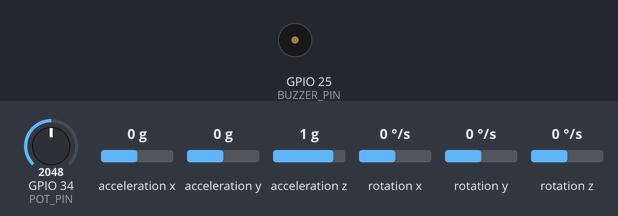
Bench run of a sketch on a simulated ESP32. Shown: buzzer (waves = sounding). Wiring (from diagram.json): MPU-6050 motion sensor at I2C address 0x68. The inputs (shaded band) are chosen by the test bench; at power-on: acceleration x 0 g, GPIO 34 (POT_PIN) = 2048, acceleration y 0 g, acceleration z 1 g, rotation x 0 °/s, rotation y 0 °/s, rotation z 0 °/s. What the sketch prints to the serial monitor is not drawn.

Above: at 2.6 s.
2.7 s: acceleration x set to -1.4 g
4.2 s: GPIO 34 (POT_PIN) set to 2866
5.7 s: acceleration y set to -1.4 g
At 8.66 s:
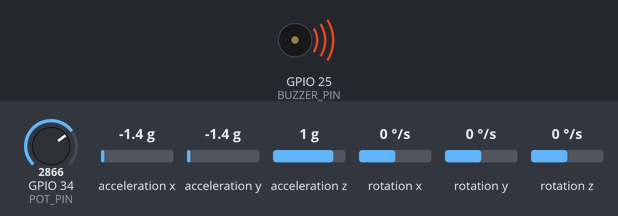
8.7 s: acceleration z set to -1.4 g
10.3 s: GPIO 34 (POT_PIN) set to 3972
11.8 s: rotation x set to -192 °/s
Timing chart, 0 to 14.3 s (numbered marks = the images above; inputs shaded):
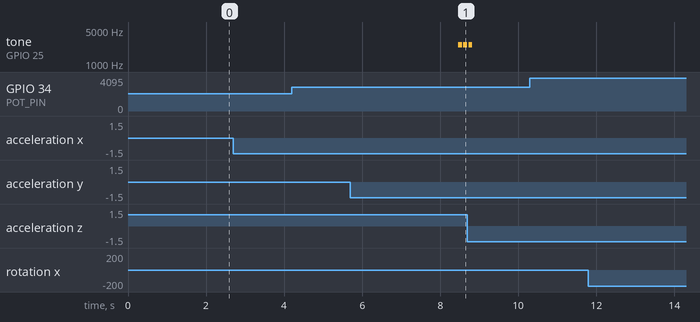

The sketch:

firmware.ino
```cpp
#include <Wire.h>
#include <Arduino.h>

// --- Pin Definitions ---
#define I2C_SDA_PIN 21
#define I2C_SCL_PIN 22
#define POT_PIN 34
#define BUZZER_PIN 25

// --- MPU6050 Register Map ---
#define MPU6050_ADDR         0x68
#define MPU6050_PWR_MGMT_1   0x6B
#define MPU6050_ACCEL_XOUT_H 0x3B
#define MPU6050_GYRO_XOUT_H  0x43

// --- Constants ---
const float RAD_TO_DEG_CONST = 180.0 / PI;
const float ACCEL_SCALE = 16384.0; // LSB/g for +/- 2g range
const float GYRO_SCALE = 131.0;     // LSB/(deg/s) for +/- 250 deg/s range
const float ALPHA = 0.98;           // Complementary filter coefficient
const float DT = 0.05;              // Sample period in seconds (20Hz)

// --- Strain / Buzzer Alert Constants ---
// These mirror dashboard/analytics.py's WristRiskAnalyzer thresholds
// (NEUTRAL_THRESHOLD_DEG / MODERATE_THRESHOLD_DEG) so an on-device
// "MEDIUM"/"HIGH" alert always matches what the dashboard is showing.
const float MEDIUM_STRAIN_THRESHOLD_DEG = 15.0;
const float HIGH_STRAIN_THRESHOLD_DEG   = 30.0;

// "Prolonged" strain: how long a deviation has to be sustained,
// continuously, before it counts as strain worth alerting on.
const unsigned long MEDIUM_STRAIN_DURATION_MS = 15000; // 15s of moderate bend
const unsigned long HIGH_STRAIN_DURATION_MS   = 5000;  // 5s of severe bend

// Minimum time between two buzzer alerts, regardless of level. Prevents
// alarm fatigue — if the wrist stays bent, the buzzer reminds periodically
// every ALERT_COOLDOWN_MS rather than beeping continuously.
const unsigned long ALERT_COOLDOWN_MS = 20000; // 20s

// --- Global Variables ---
float pitch = 0.0;
float roll = 0.0;
unsigned long lastSampleTime = 0;

// Strain-tracking state for the buzzer
bool inStrain = false;              // true while |pitch| or |roll| exceeds MEDIUM threshold
unsigned long strainStartTime = 0;  // millis() timestamp when the current strain streak began
unsigned long lastAlertTime = 0;    // millis() timestamp of the last buzzer alert (0 = none yet)
int lastAlertLevel = 0;             // 0 = none, 1 = MEDIUM, 2 = HIGH — reported in telemetry

// Gyroscope calibration biases
float gyroBiasX = 0.0;
float gyroBiasY = 0.0;
float gyroBiasZ = 0.0;

// Last valid sensor readings (used as fallback if I2C read fails)
float ax = 0.0, ay = 0.0, az = 1.0;
float gx = 0.0, gy = 0.0, gz = 0.0;

// Function declarations
void initMPU6050();
void calibrateGyro();
bool readSensorData(float &ax, float &ay, float &az, float &gx, float &gy, float &gz);
void updateComplementaryFilter(float ax, float ay, float az, float gx, float gy);
float readHeading();
void updateStrainAndBuzzer(unsigned long currentTime);
void soundMediumAlert();
void soundHighAlert();

void setup() {
  Serial.begin(115200);

  // Initialize I2C on specified pins
  Wire.begin(I2C_SDA_PIN, I2C_SCL_PIN);

  // Initialize MPU6050
  initMPU6050();

  // Calibrate gyroscope while stationary
  Serial.println("Keep wrist still for calibration...");
  calibrateGyro();

  // Configure potentiometer pin
  pinMode(POT_PIN, INPUT);

  // Configure buzzer pin (starts silent)
  pinMode(BUZZER_PIN, OUTPUT);
  noTone(BUZZER_PIN);

  lastSampleTime = millis();
}

void loop() {
  unsigned long currentTime = millis();

  // Maintain approximately 20Hz output rate (50ms interval)
  if (currentTime - lastSampleTime >= 50) {
    lastSampleTime = currentTime;

    // 1. Read raw sensor values (updates variables only if read succeeds)
    readSensorData(ax, ay, az, gx, gy, gz);

    // 2. Calculate pitch and roll using complementary filter
    updateComplementaryFilter(ax, ay, az, gx, gy);

    // 3. Read potentiometer and map to simulated heading
    float heading = readHeading();

    // 4. Evaluate sustained strain and fire the buzzer if warranted
    updateStrainAndBuzzer(currentTime);

    // 5. Output newline-delimited JSON
    // "alert" reports what the buzzer last fired for this loop iteration:
    // "none", "medium", or "high" — so the dashboard can display it too.
    Serial.print("{");
    Serial.print("\"timestamp\":"); Serial.print(currentTime); Serial.print(",");
    Serial.print("\"pitch\":"); Serial.print(pitch, 2); Serial.print(",");
    Serial.print("\"roll\":"); Serial.print(roll, 2); Serial.print(",");
    Serial.print("\"heading\":"); Serial.print(heading, 2); Serial.print(",");
    Serial.print("\"ax\":"); Serial.print(ax, 4); Serial.print(",");
    Serial.print("\"ay\":"); Serial.print(ay, 4); Serial.print(",");
    Serial.print("\"az\":"); Serial.print(az, 4); Serial.print(",");
    Serial.print("\"gx\":"); Serial.print(gx, 4); Serial.print(",");
    Serial.print("\"gy\":"); Serial.print(gy, 4); Serial.print(",");
    Serial.print("\"gz\":"); Serial.print(gz, 4); Serial.print(",");
    Serial.print("\"alert\":\"");
    if (lastAlertLevel == 2) Serial.print("high");
    else if (lastAlertLevel == 1) Serial.print("medium");
    else Serial.print("none");
    Serial.print("\"");
    Serial.println("}");
  }
}

/**
 * Configures the MPU6050 by waking it up from sleep mode.
 */
void initMPU6050() {
  Wire.beginTransmission(MPU6050_ADDR);
  Wire.write(MPU6050_PWR_MGMT_1);
  Wire.write(0); // Set to 0 to wake up the MPU-6050
  Wire.endTransmission(true);
  delay(100); // Wait for sensor to stabilize
}

/**
 * Collects gyroscope samples while stationary to calculate and set calibration biases.
 */
void calibrateGyro() {
  const int calibrationSamples = 200;
  float sumX = 0.0;
  float sumY = 0.0;
  float sumZ = 0.0;
  int validSamples = 0;

  for (int i = 0; i < calibrationSamples; i++) {
    float taX, taY, taZ, tgX, tgY, tgZ;
    if (readSensorData(taX, taY, taZ, tgX, tgY, tgZ)) {
      // Add back the uncalibrated gyro values to sum them up
      sumX += tgX;
      sumY += tgY;
      sumZ += tgZ;
      validSamples++;
    }
    delay(5);
  }

  if (validSamples > 0) {
    gyroBiasX = sumX / (float)validSamples;
    gyroBiasY = sumY / (float)validSamples;
    gyroBiasZ = sumZ / (float)validSamples;
  }
}

/**
 * Reads raw accelerometer and gyroscope data from MPU6050 and converts them to physical units.
 * Returns true if the read was successful, false otherwise.
 */
bool readSensorData(float &ax_out, float &ay_out, float &az_out, float &gx_out, float &gy_out, float &gz_out) {
  // Read 14 bytes starting from ACCEL_XOUT_H (accelerometer, temperature, gyroscope)
  Wire.beginTransmission(MPU6050_ADDR);
  Wire.write(MPU6050_ACCEL_XOUT_H);
  if (Wire.endTransmission(false) != 0) {
    return false; // I2C Transmission failed
  }

  if (Wire.requestFrom(MPU6050_ADDR, 14, true) != 14) {
    return false; // Failed to receive 14 bytes
  }

  int16_t rawAx = (Wire.read() << 8) | Wire.read();
  int16_t rawAy = (Wire.read() << 8) | Wire.read();
  int16_t rawAz = (Wire.read() << 8) | Wire.read();

  // Skip temperature bytes
  Wire.read();
  Wire.read();

  int16_t rawGx = (Wire.read() << 8) | Wire.read();
  int16_t rawGy = (Wire.read() << 8) | Wire.read();
  int16_t rawGz = (Wire.read() << 8) | Wire.read();

  // Convert raw values to physical units (g for accel, deg/s for gyro)
  ax_out = (float)rawAx / ACCEL_SCALE;
  ay_out = (float)rawAy / ACCEL_SCALE;
  az_out = (float)rawAz / ACCEL_SCALE;

  // Convert gyro and subtract calibration biases
  gx_out = ((float)rawGx / GYRO_SCALE) - gyroBiasX;
  gy_out = ((float)rawGy / GYRO_SCALE) - gyroBiasY;
  gz_out = ((float)rawGz / GYRO_SCALE) - gyroBiasZ;

  return true;
}

/**
 * Calculates pitch and roll using a complementary filter.
 *
 * The complementary filter combines:
 * 1. Gyroscope integration: High-pass filtered. Accurate in the short term, but drifts over time.
 *    - Gyroscope Y (gy) is integrated for pitch.
 *    - Gyroscope X (gx) is integrated for roll.
 * 2. Accelerometer tilt: Low-pass filtered. Noisy in the short term due to movement, but stable in the long term.
 *
 * Formula: Angle = ALPHA * (Angle + GyroRate * DT) + (1 - ALPHA) * AccelAngle
 */
void updateComplementaryFilter(float ax, float ay, float az, float gx, float gy) {
  // Calculate pitch and roll angles from accelerometer data
  // pitch = atan2(-ax, sqrt(ay^2 + az^2))
  // roll = atan2(ay, az)
  float accelPitch = atan2(-ax, sqrt(ay * ay + az * az)) * RAD_TO_DEG_CONST;
  float accelRoll = atan2(ay, az) * RAD_TO_DEG_CONST;

  // Apply complementary filter with corrected axis mapping:
  // Gyro Y integrates into pitch, Gyro X integrates into roll.
  pitch = ALPHA * (pitch + gy * DT) + (1.0 - ALPHA) * accelPitch;
  roll = ALPHA * (roll + gx * DT) + (1.0 - ALPHA) * accelRoll;

  // Safety clamp: bounds output to a generous realistic wrist range so an
  // overdriven simulator (or sensor glitch) can't produce nonsense values.
  pitch = constrain(pitch, -120.0, 120.0);
  roll = constrain(roll, -120.0, 120.0);
}

/**
 * Reads the potentiometer value and maps it to a simulated heading (0 to 360 degrees).
 */
float readHeading() {
  int rawPot = analogRead(POT_PIN);
  // ESP32 ADC is 12-bit (0 - 4095)
  float heading = (float)rawPot * 360.0 / 4095.0;
  return heading;
}

/**
 * Tracks how long the wrist has continuously been bent past the MEDIUM
 * threshold, and fires the buzzer once that streak crosses the MEDIUM or
 * HIGH duration threshold — subject to a shared cooldown so it reminds
 * periodically instead of nagging continuously.
 *
 * Reset behavior: the streak resets the moment the wrist returns to a
 * neutral posture (below MEDIUM_STRAIN_THRESHOLD_DEG). This rewards
 * taking a break — even a brief one — with a clean slate, rather than
 * accumulating strain across the whole session.
 */
void updateStrainAndBuzzer(unsigned long currentTime) {
  float maxDeviation = max(fabs(pitch), fabs(roll));
  lastAlertLevel = 0; // default: nothing fired this loop iteration

  if (maxDeviation <= MEDIUM_STRAIN_THRESHOLD_DEG) {
    // Neutral posture — clear the strain streak and do nothing else.
    inStrain = false;
    strainStartTime = 0;
    return;
  }

  // Wrist is bent past the MEDIUM threshold. Start (or continue) the streak.
  if (!inStrain) {
    inStrain = true;
    strainStartTime = currentTime;
  }
  unsigned long strainDuration = currentTime - strainStartTime;

  bool cooldownElapsed = (lastAlertTime == 0) ||
                          (currentTime - lastAlertTime >= ALERT_COOLDOWN_MS);
  if (!cooldownElapsed) {
    return; // still within the cooldown window since the last alert
  }

  if (maxDeviation > HIGH_STRAIN_THRESHOLD_DEG && strainDuration >= HIGH_STRAIN_DURATION_MS) {
    soundHighAlert();
    lastAlertTime = currentTime;
    lastAlertLevel = 2;
  } else if (strainDuration >= MEDIUM_STRAIN_DURATION_MS) {
    soundMediumAlert();
    lastAlertTime = currentTime;
    lastAlertLevel = 1;
  }
}

/**
 * Gentle single beep — moderate, sustained deviation. A soft nudge.
 * Uses tone()/delay() for simplicity; the ~150ms pause is a deliberate
 * trade-off (a couple of skipped 50ms sensor samples) for simple,
 * easy-to-follow code, since it fires at most once every cooldown window.
 */
void soundMediumAlert() {
  tone(BUZZER_PIN, 1500, 120);
  delay(150);
  noTone(BUZZER_PIN);
}

/**
 * Urgent triple beep — severe, sustained deviation.
 */
void soundHighAlert() {
  for (int i = 0; i < 3; i++) {
    tone(BUZZER_PIN, 2500, 100);
    delay(130);
  }
  noTone(BUZZER_PIN);
}
```

Measured:
- after the input at 2.7 s, every drawn part: stays the same
- after the input at 4.2 s, every drawn part: stays the same
- after the input at 10.3 s, every drawn part: stays the same
- after the input at 11.8 s, every drawn part: stays the same
